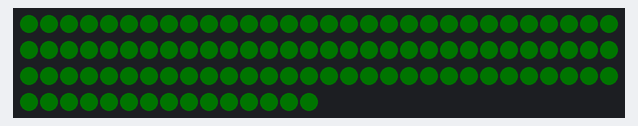
The sketch below on a simulated Arduino Uno, built with avr-gcc and run on an emulated ATmega328P. On the bench: 105 RGB LEDs in strip order, left to right, continuing on the next row. Dim RGB values are drawn brighter than linear.

Above: at 2.22 s.

The sketch:

MyRGB.ino
```cpp
#include <FastLED.h>

#define NUM_LEDS 105
#define DATA_PIN 9
#define LED_TYPE WS2812B
#define COLOR_ORDER GRB

uint8_t max_bright = 20;  //0~255 bright

CRGB leds[NUM_LEDS];

CRGB myRGBcolor(0,0,0);

CHSV myHSVcolor(80,255,200); //色调 饱和度 明亮

void setup(){
    Serial.begin(9600);
    delay(1000);

    LEDS.addLeds<LED_TYPE, DATA_PIN, COLOR_ORDER>(leds, NUM_LEDS);

    FastLED.setBrightness(max_bright);

}

void loop(){
  myHSVcolor.v++;
  fill_solid(leds, NUM_LEDS, myHSVcolor);
  FastLED.show();
  delay(5);

}
```
